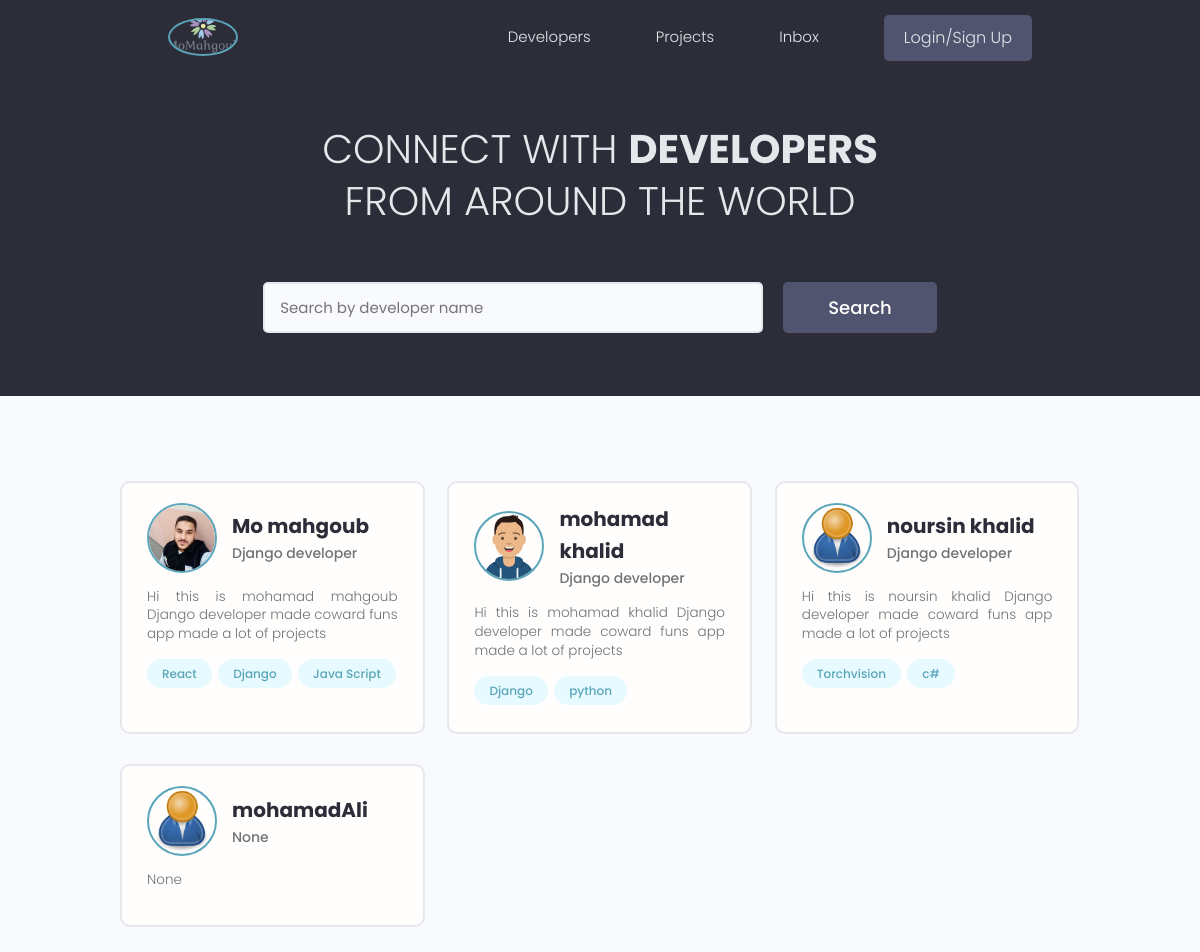
/, run on an earlier commit of the app's database.
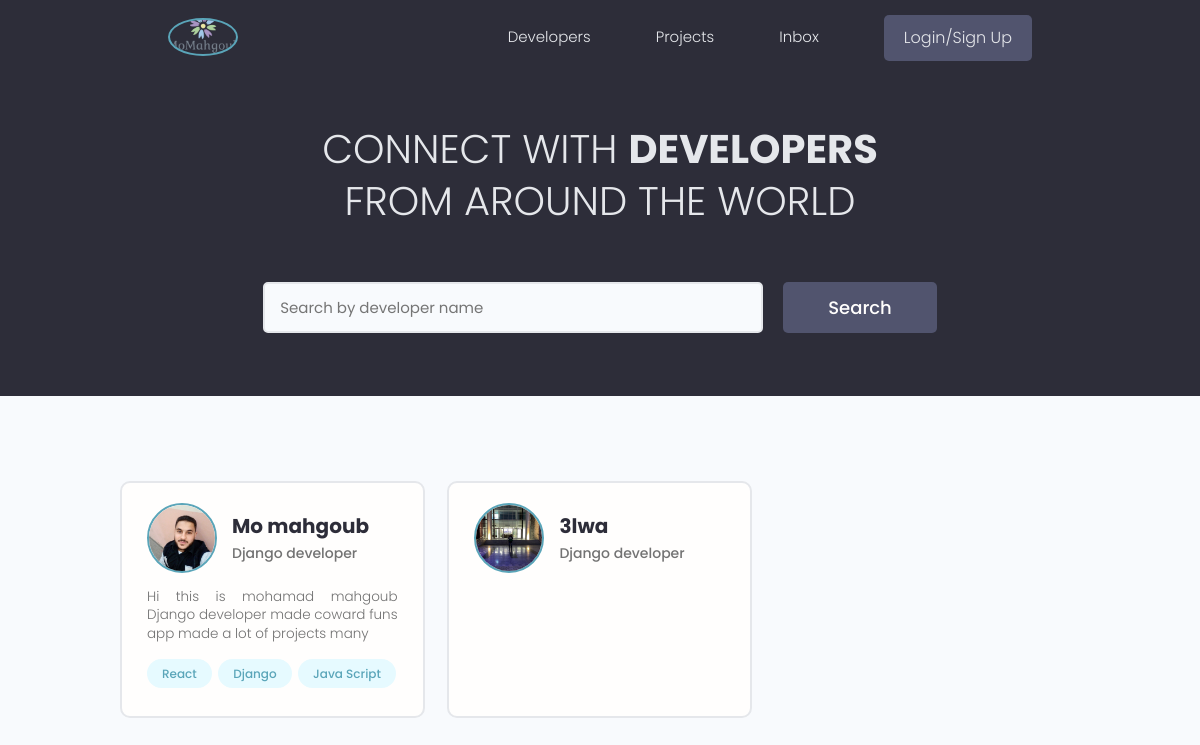
And on a later commit of the database.
### users/models.py (models this page shows, shortened)
class Profile(models.Model):
    user = models.OneToOneField(
        User, on_delete=models.CASCADE, null=True, blank=True)
    name = models.CharField(max_length=140, blank=True, null=True)
    email = models.EmailField(max_length=100, blank=True, null=True)
    username = models.CharField(max_length=140, blank=True, null=True)
    phone = PhoneNumberField(max_length=12, null=True,
                             blank=True, unique=True)
    head_line = models.CharField(max_length=300, blank=True, null=True)
    bio = models.TextField(blank=True, null=True)
    profile_image = models.ImageField(
        null=True, blank=True, upload_to="profiles/", default="profiles/user-default.png")
    social_github = models.CharField(max_length=200, blank=False, null=True)
    social_linkedIn = models.CharField(max_length=200, blank=False, null=True)
    social_stackOverflow = models.CharField(
        max_length=200, blank=True, null=False)
    social_website = models.CharField(max_length=200, blank=True, null=False)
    social_twitter = models.CharField(max_length=200, blank=True, null=False)
    created = models.DateTimeField(auto_now_add=True)
    location = models.OneToOneField(
        'Location', blank=True, null=True, on_delete=models.SET_NULL)
    id = models.UUIDField(default=uuid.uuid4, unique=True,
                          primary_key=True, editable=False)

class Skill(models.Model):
    owner = models.ForeignKey(
        Profile, on_delete=models.CASCADE, null=True, blank=True)
    name = models.CharField(max_length=200, null=True, blank=True)
    description = models.TextField(blank=True, null=True)
    created = models.DateTimeField(auto_now_add=True)
    id = models.UUIDField(default=uuid.uuid4, unique=True,
                          primary_key=True, editable=False)
    def __str__(self):
        return self.name

### users/views.py (the view)
# urls.py: path('', views.profiles, name='profiles'),
def profiles(request):
    profiles = Profile.objects.all()
    context = {'profiles': profiles}
    return render(request, 'users/profiles.html', context)

### users/templates/users/profiles.html (shortened to what this page needs)
{% extends 'main.html' %}
{% block content %}
<main class="home">
    <section class="hero-section text-center">
        <div class="container container--narrow">
            <div class="hero-section__box">
                <h2>CONNECT WITH <span>DEVELOPERS</span></h2>
                <h2>FROM AROUND THE WORLD</h2>
            </div>
            <div class="hero-section__search">
                <form class="form" action="#" method="get">
                    <div class="form__field">
                        <input class="input input--text" id="formInput#search" type="text" name="text"
                            placeholder="Search by developer name" />
                    </div>
                    <input class="btn btn--sub btn--lg" type="submit" value="Search" />
                </form>
            </div>
        </div>
    </section>
    <section class="devlist">
        <div class="container">
            <div class="grid grid--three">
                {% for profile in profiles %}
                <div class="column card">
                    <div class="dev">
                        <a href="{% url 'user-profile' profile.id %}" class="card__body">
                            <div class="dev__profile">
                                <img class="avatar avatar--md" src="{{ profile.profile_image.url }}" alt="image" />
                                <div class="dev__meta">
                                    <h3> {{profile.name}} </h3>
                                    <h5> {{profile.head_line | slice:"60"}} </h5>
                                </div>
                            </div>
                            <p class="dev__info">
                                {{profile.bio| slice:"150"}}
                            </p>
                            <div class="dev__skills">
                                {% for skill in profile.skill_set.all %}
                                <span class="tag tag--pill tag--main">
                                    <small> {{skill}} </small>
                                </span>
                                {% endfor %}
                            </div>
                        </a>
                    </div>
                </div>
                {% endfor %}
            </div>
        </div>
    </section>
</main>
{% endblock content %}

### templates/main.html (shortened to what this page needs)
<!DOCTYPE html>
{% load static %}
<html lang="en">
<head>
    <link rel="stylesheet" href="https://cdn.iconmonstr.com/1.3.0/css/iconmonstr-iconic-font.min.css" />
    <link rel="stylesheet" href=" {% static 'uikit/styles/uikit.css' %} " />
    <link rel="stylesheet" href=" {% static 'styles/app.css' %} " />
</head>
<body>
    {% include 'navbar.html' %}
    {% block content %}
    {% endblock content %}
</body>
</html>

### templates/navbar.html (shortened to what this page needs)
{% load static %}
<header class="header">
  <div class="container container--narrow">
    <a href="{% url 'profiles' %}" class="header__logo">
      <img style="float: left;" class="avatar avatar--md" src=" {% static  'images/stars.png' %} "
        alt="Momahgoub Logo" />
    </a>
    <nav class="header__nav">
      <ul class="header__menu">
        <li class="header__menuItem"><a href="{% url 'profiles' %}">Developers</a></li>
        <li class="header__menuItem"><a href="{% url 'projects' %}">Projects</a></li>
        <li class="header__menuItem"><a href="inbox.html">Inbox</a></li>
        {% if request.user.is_authenticated %}
        <li class="header__menuItem"><a href="{% url 'account'  %}">My Account</a></li>
        <li class="header__menuItem"><a href="{% url 'logout' %}" class="btn btn--sub">Logout</a></li>
        {% else %}
        <li class="header__menuItem"><a href="{% url 'login' %}" class="btn btn--sub">Login/Sign Up</a></li>
        {% endif %}
      </ul>
    </nav>
  </div>
</header>

### static/styles/app.css (style rules this page uses)
:root { --color-sub: #2d2d39; }
.btn--sub { background-color: var(--color-sub-light); }
.card { border: 2px solid var(--color-light); }
img { width: 100%; }
.header { position: sticky; z-index: 111; background-color: var(--color-sub); padding: 1.5rem 0; }
.header > .container { display: flex; justify-content: space-between; align-items: center; }
.header__logo > img { height: 3.8rem; }
.header__nav > ul { display: inline-flex; align-items: center; list-style: none; gap: 6.5rem; }
.header__menuItem > a { color: var(--color-light); font-weight: 300; }
.hero-section { height: 40vh; display: flex; align-items: center; background-color: var(--color-sub); }
.hero-section__box { margin-bottom: 4rem; }
.hero-section__box > h2, .hero-section__box > h2 > span { font-size: 4rem; color: var(--color-light); line-height: 1.3; text-transform: uppercase; }
.hero-section__box > h2 { font-weight: 300; }
.hero-section__box > h2 > span { font-weight: 700; }
.hero-section__search > .form { display: flex; align-items: center; justify-content: center; gap: 2rem; }
.hero-section__search > .form input.input--text { width: 50rem; }
.devlist { margin-top: 8rem; }
.devlist .grid { align-items: stretch; }
.devlist .dev .dev__profile { display: flex; align-items: center; gap: 1.5rem; }
.devlist .dev .dev__meta h3 { color: var(--color-sub); font-size: 2rem; font-weight: 700; }
.devlist .dev .dev__meta h5 { color: var(--color-text); font-size: 1.4rem; font-weight: 500; }
.devlist .dev .dev__info { margin: 1.5rem 0; font-size: 1.35rem; line-height: 1.4; text-align: justify; }

### static/uikit/styles/modules/_variables.css (style rules this page uses)
:root { --color-main: #5aa5b9; --color-main-light: #e6faff; --color-sub: #3f4156; --color-sub-light: #51546e; --color-sub-lighter: #ededfd; --color-text: #737373; --color-gray: #8b8b8b; --color-light: #e5e7eb; --color-light-gray: #767676; --color-bg: #f8fafd; --color-white: #fffefd; --color-white-light: #f3f3f3; --color-success: #359e64; --color-success-bg: #def8e8; --color-error: #fc4b0b; --color-error-bg: #fff2ee; --font-base: 'Poppins', arial, helvetica, 'Segoe UI', roboto, ubuntu, sans-serif; --font-monospace: 'Fira Code', 'Courier New', courier, monospace; --font-regular: 300; --font-medium: 500; --font-bold: 700; --generic-shadow: 1px 1px 5px #00000010; --generic-transition: all 0.3s ease-in-out; }

### static/uikit/styles/modules/_base.css (style rules this page uses)
* { margin: 0; padding: 0; box-sizing: border-box; text-rendering: optimizeLegibility; color: inherit; font-size: inherit; }
html { font-size: 50%; }
@media only screen and (min-width: 480px) { html { font-size: 56.25%; } }
@media only screen and (min-width: 1200px) { html { font-size: 62.5%; } }
body { line-height: 1.6; font-weight: 400; font-size: 1.5rem; color: var(--color-text); background-color: var(--color-bg); min-height: 100vh; }

### static/uikit/styles/modules/_typography.css (style rules this page uses)
* { font-family: var(--font-base); }
h2 { font-size: 3.6rem; font-weight: var(--font-bold); }
h3 { font-size: 3.2rem; font-weight: var(--font-medium); }
h5 { font-size: 2.4rem; font-weight: var(--font-medium); }
h5, h6 { font-weight: var(--font-regular); }
p, span, strong { font-size: 1.6rem; color: var(--color-text); font-weight: var(--font-regular); }
a { padding-bottom: 2px; text-decoration: none; display: inline-block; color: var(--color-main); font-weight: var(--font-medium); }

### static/uikit/styles/modules/_utilities.css (style rules this page uses)
.container { width: 92%; max-width: 165rem; margin: 0 auto; box-sizing: border-box; }
.container--narrow { width: 92%; max-width: 120rem; }
@media screen and (min-width: 1000px) { .container { width: 90%; } }
@media screen and (min-width: 1000px) { .container--narrow { width: 85%; } }
@media screen and (min-width: 1200px) { .container { width: 80%; } }
@media screen and (min-width: 1200px) { .container--narrow { width: 72%; } }
.text-center { text-align: center; }

### static/uikit/styles/modules/_avatar.css (style rules this page uses)
.avatar { border-radius: 50%; border: 2px solid var(--color-main); object-fit: cover; }
.avatar--md { height: 7rem; width: 7rem; }

### static/uikit/styles/modules/_button.css (style rules this page uses)
.btn { display: inline-block; position: relative; cursor: pointer; background-color: var(--color-light); font-weight: var(--font-medium); color: var(--color-sub); text-decoration: none; padding: 1rem 2rem; border-radius: 0.5rem; border: none; width: -webkit-fit-content; width: -moz-fit-content; width: fit-content; height: -webkit-fit-content; height: -moz-fit-content; height: fit-content; font-size: 1.6rem; outline-width: 0; outline-color: transparent; -webkit-backface-visibility: hidden; backface-visibility: hidden; transition: all 0.3s ease-in-out; }
.btn--sub { background-color: var(--color-sub); color: var(--color-white); }
.btn--lg { font-size: 1.8rem; padding: 1.2rem 4.5rem; }

What changed in the data, as far as the page shows it:
removed Profile: profile_image (picture), name "mohamad khalid", head_line "Django developer", bio "Hi this is mohamad khalid Django developer made coward funs app made a lot of projects"
removed Skill: name "Django", shown under "mohamad khalid"
removed Skill: name "python", shown under "mohamad khalid"
removed Profile: profile_image (placeholder picture), name "noursin khalid", head_line "Django developer", bio "Hi this is noursin khalid Django developer made coward funs app made a lot of projects"
removed Skill: name "Torchvision", shown under "noursin khalid"
removed Skill: name "c#", shown under "noursin khalid"
removed Profile: profile_image (placeholder picture), name "mohamadAli", head_line "None", bio "None"
changed Profile "Mo mahgoub": bio "Hi this is mohamad mahgoub Django developer made coward funs app made a lot of projects" → "Hi this is mohamad mahgoub Django developer made coward funs app made a lot of projects many"
added Profile: profile_image (picture), name "3lwa", head_line "Django developer"
